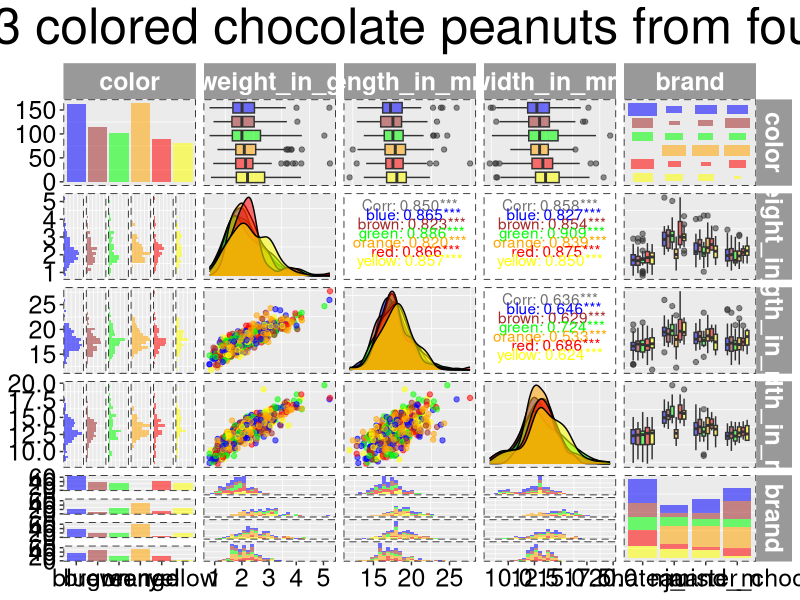

This figure's R source:
library("GGally") 
library("rstudioapi")         

setwd(dirname(getActiveDocumentContext()$path))  

data <- read.csv("data.csv")
data <- data[c(2:6)]

png(paste("analysis.png", sep = ""), width=2000, height=1304, units="px")
ggpairs(data=data,
        mapping = ggplot2::aes(color = color,alpha=0.5),
        title = "Analysis of n=713 colored chocolate peanuts from four different brands")+    
  scale_fill_manual(values=c('blue','brown','green','orange','red','yellow')) +
  scale_colour_manual(values=c('blue','brown','green','orange','red','yellow')) +
  theme(legend.position = "none", 
        panel.grid.major = element_blank(), 
        axis.text = element_text(colour = "black", size = 18),
        strip.background = element_rect(fill = "#999999"),
        strip.text = element_text(colour = "white", size = 18, face = "bold"), 
        panel.border = element_rect(linetype = "dashed", colour = "black", fill = NA),
        plot.title = element_text(hjust = 0.5, size=36))
dev.off()
